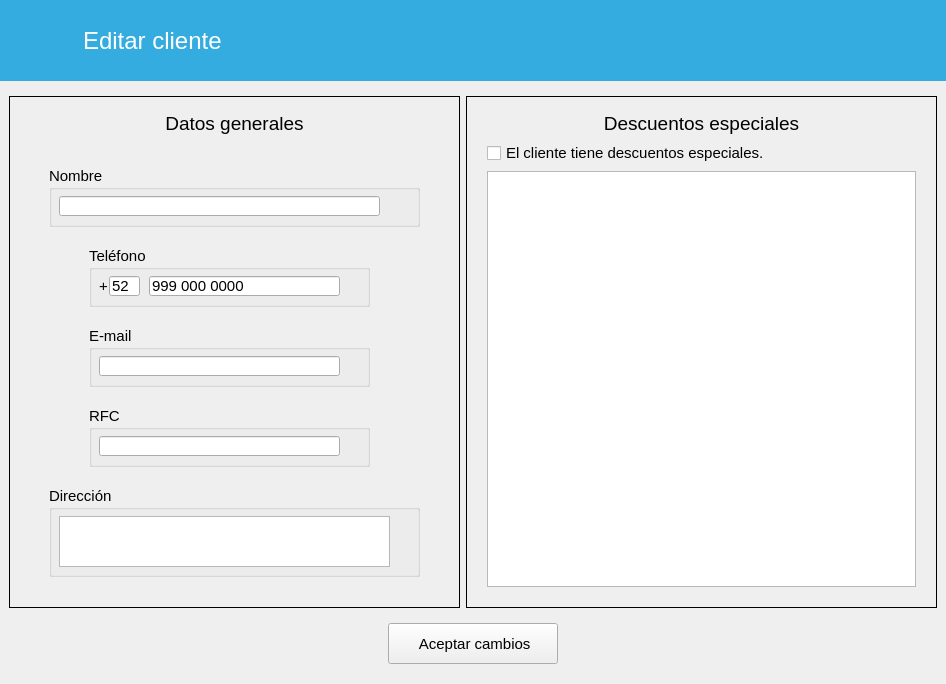
<?xml version="1.0" encoding="UTF-8"?>
<ui version="4.0">
 <class>EditarCliente</class>
 <widget class="QWidget" name="EditarCliente">
  <property name="geometry">
   <rect>
    <x>0</x>
    <y>0</y>
    <width>946</width>
    <height>684</height>
   </rect>
  </property>
  <property name="windowTitle">
   <string>Form</string>
  </property>
  <layout class="QVBoxLayout" name="verticalLayout_3">
   <property name="leftMargin">
    <number>0</number>
   </property>
   <property name="topMargin">
    <number>0</number>
   </property>
   <property name="rightMargin">
    <number>0</number>
   </property>
   <item>
    <widget class="QFrame" name="frame_4">
     <property name="font">
      <font>
       <family>Segoe UI</family>
      </font>
     </property>
     <property name="styleSheet">
      <string notr="true">QFrame { background-color: rgb(52, 172, 224); border: none}</string>
     </property>
     <property name="frameShape">
      <enum>QFrame::StyledPanel</enum>
     </property>
     <property name="frameShadow">
      <enum>QFrame::Raised</enum>
     </property>
     <layout class="QHBoxLayout" name="horizontalLayout">
      <item alignment="Qt::AlignLeft">
       <widget class="QFrame" name="frame_5">
        <property name="minimumSize">
         <size>
          <width>294</width>
          <height>63</height>
         </size>
        </property>
        <property name="maximumSize">
         <size>
          <width>294</width>
          <height>63</height>
         </size>
        </property>
        <property name="font">
         <font>
          <family>Segoe UI</family>
         </font>
        </property>
        <property name="styleSheet">
         <string notr="true">QFrame {border: none}</string>
        </property>
        <property name="frameShadow">
         <enum>QFrame::Raised</enum>
        </property>
        <layout class="QHBoxLayout" name="horizontalLayout_2">
         <item>
          <widget class="QPushButton" name="btRegresar">
           <property name="font">
            <font>
             <family>Segoe UI</family>
            </font>
           </property>
           <property name="cursor">
            <cursorShape>PointingHandCursor</cursorShape>
           </property>
           <property name="styleSheet">
            <string notr="true">QPushButton {
        background-color: transparent;
        border: none;
        padding: 0px;
    }
    QPushButton:hover {
        background-color: rgba(255, 255, 255, 0);
    }
    QPushButton:pressed {
        background-color: rgba(255, 255, 255, 0);
    }</string>
           </property>
           <property name="icon">
            <iconset resource="../resources.qrc">
             <normaloff>:/img/resources/images/leftarrow.png</normaloff>:/img/resources/images/leftarrow.png</iconset>
           </property>
           <property name="iconSize">
            <size>
             <width>40</width>
             <height>40</height>
            </size>
           </property>
           <property name="flat">
            <bool>true</bool>
           </property>
          </widget>
         </item>
         <item>
          <widget class="QLabel" name="lbTitulo">
           <property name="minimumSize">
            <size>
             <width>211</width>
             <height>41</height>
            </size>
           </property>
           <property name="font">
            <font>
             <family>Segoe UI</family>
             <pointsize>18</pointsize>
            </font>
           </property>
           <property name="styleSheet">
            <string notr="true">color: rgb(255, 255, 255);</string>
           </property>
           <property name="text">
            <string>Editar cliente</string>
           </property>
          </widget>
         </item>
        </layout>
       </widget>
      </item>
     </layout>
    </widget>
   </item>
   <item>
    <widget class="QFrame" name="frame">
     <property name="sizePolicy">
      <sizepolicy hsizetype="Preferred" vsizetype="Expanding">
       <horstretch>0</horstretch>
       <verstretch>0</verstretch>
      </sizepolicy>
     </property>
     <property name="font">
      <font>
       <family>Segoe UI</family>
      </font>
     </property>
     <layout class="QHBoxLayout" name="horizontalLayout_3">
      <property name="bottomMargin">
       <number>0</number>
      </property>
      <item>
       <widget class="QFrame" name="frame_2">
        <property name="sizePolicy">
         <sizepolicy hsizetype="Preferred" vsizetype="Expanding">
          <horstretch>0</horstretch>
          <verstretch>0</verstretch>
         </sizepolicy>
        </property>
        <property name="minimumSize">
         <size>
          <width>451</width>
          <height>469</height>
         </size>
        </property>
        <property name="font">
         <font>
          <family>Segoe UI</family>
         </font>
        </property>
        <property name="frameShape">
         <enum>QFrame::Box</enum>
        </property>
        <property name="frameShadow">
         <enum>QFrame::Plain</enum>
        </property>
        <property name="lineWidth">
         <number>1</number>
        </property>
        <widget class="QLabel" name="label_3">
         <property name="geometry">
          <rect>
           <x>10</x>
           <y>12</y>
           <width>431</width>
           <height>30</height>
          </rect>
         </property>
         <property name="font">
          <font>
           <family>Segoe UI</family>
           <pointsize>14</pointsize>
          </font>
         </property>
         <property name="text">
          <string>Datos generales</string>
         </property>
         <property name="alignment">
          <set>Qt::AlignCenter</set>
         </property>
        </widget>
        <widget class="QGroupBox" name="groupBox_2">
         <property name="geometry">
          <rect>
           <x>80</x>
           <y>150</y>
           <width>281</width>
           <height>61</height>
          </rect>
         </property>
         <property name="font">
          <font>
           <family>Segoe UI</family>
           <pointsize>11</pointsize>
          </font>
         </property>
         <property name="title">
          <string>Teléfono</string>
         </property>
         <widget class="QLineEdit" name="txtCelular">
          <property name="geometry">
           <rect>
            <x>60</x>
            <y>30</y>
            <width>191</width>
            <height>20</height>
           </rect>
          </property>
          <property name="font">
           <font>
            <family>Segoe UI</family>
            <pointsize>11</pointsize>
           </font>
          </property>
          <property name="inputMask">
           <string>999 999 9999;0</string>
          </property>
          <property name="text">
           <string>999  </string>
          </property>
         </widget>
         <widget class="QLabel" name="label_4">
          <property name="geometry">
           <rect>
            <x>10</x>
            <y>30</y>
            <width>30</width>
            <height>20</height>
           </rect>
          </property>
          <property name="font">
           <font>
            <family>Segoe UI</family>
            <pointsize>11</pointsize>
           </font>
          </property>
          <property name="text">
           <string>+</string>
          </property>
         </widget>
         <widget class="QLineEdit" name="txtLada">
          <property name="geometry">
           <rect>
            <x>20</x>
            <y>30</y>
            <width>31</width>
            <height>20</height>
           </rect>
          </property>
          <property name="font">
           <font>
            <family>Segoe UI</family>
            <pointsize>11</pointsize>
           </font>
          </property>
          <property name="text">
           <string>52</string>
          </property>
          <property name="maxLength">
           <number>3</number>
          </property>
         </widget>
        </widget>
        <widget class="QGroupBox" name="groupBox">
         <property name="geometry">
          <rect>
           <x>40</x>
           <y>70</y>
           <width>371</width>
           <height>61</height>
          </rect>
         </property>
         <property name="font">
          <font>
           <family>Segoe UI</family>
           <pointsize>11</pointsize>
          </font>
         </property>
         <property name="title">
          <string>Nombre</string>
         </property>
         <widget class="QLineEdit" name="txtNombre">
          <property name="geometry">
           <rect>
            <x>10</x>
            <y>30</y>
            <width>321</width>
            <height>20</height>
           </rect>
          </property>
          <property name="font">
           <font>
            <family>Segoe UI</family>
            <pointsize>11</pointsize>
           </font>
          </property>
          <property name="text">
           <string/>
          </property>
         </widget>
        </widget>
        <widget class="QGroupBox" name="groupBox_5">
         <property name="geometry">
          <rect>
           <x>80</x>
           <y>230</y>
           <width>281</width>
           <height>61</height>
          </rect>
         </property>
         <property name="font">
          <font>
           <family>Segoe UI</family>
           <pointsize>11</pointsize>
          </font>
         </property>
         <property name="title">
          <string>E-mail</string>
         </property>
         <widget class="QLineEdit" name="txtCorreo">
          <property name="geometry">
           <rect>
            <x>10</x>
            <y>30</y>
            <width>241</width>
            <height>20</height>
           </rect>
          </property>
          <property name="font">
           <font>
            <family>Segoe UI</family>
            <pointsize>11</pointsize>
           </font>
          </property>
          <property name="text">
           <string/>
          </property>
         </widget>
        </widget>
        <widget class="QGroupBox" name="groupBox_7">
         <property name="geometry">
          <rect>
           <x>80</x>
           <y>310</y>
           <width>281</width>
           <height>61</height>
          </rect>
         </property>
         <property name="font">
          <font>
           <family>Segoe UI</family>
           <pointsize>11</pointsize>
          </font>
         </property>
         <property name="title">
          <string>RFC</string>
         </property>
         <widget class="QLineEdit" name="txtRFC">
          <property name="geometry">
           <rect>
            <x>10</x>
            <y>30</y>
            <width>241</width>
            <height>20</height>
           </rect>
          </property>
          <property name="font">
           <font>
            <family>Segoe UI</family>
            <pointsize>11</pointsize>
           </font>
          </property>
          <property name="maxLength">
           <number>13</number>
          </property>
         </widget>
        </widget>
        <widget class="QGroupBox" name="groupBox_6">
         <property name="geometry">
          <rect>
           <x>40</x>
           <y>390</y>
           <width>371</width>
           <height>91</height>
          </rect>
         </property>
         <property name="font">
          <font>
           <family>Segoe UI</family>
           <pointsize>11</pointsize>
          </font>
         </property>
         <property name="title">
          <string>Dirección</string>
         </property>
         <widget class="QPlainTextEdit" name="txtDireccion">
          <property name="geometry">
           <rect>
            <x>10</x>
            <y>30</y>
            <width>331</width>
            <height>51</height>
           </rect>
          </property>
          <property name="font">
           <font>
            <family>Segoe UI</family>
            <pointsize>11</pointsize>
           </font>
          </property>
         </widget>
        </widget>
       </widget>
      </item>
      <item>
       <widget class="QFrame" name="frame_6">
        <property name="enabled">
         <bool>true</bool>
        </property>
        <property name="font">
         <font>
          <family>Segoe UI</family>
         </font>
        </property>
        <property name="frameShape">
         <enum>QFrame::Box</enum>
        </property>
        <property name="frameShadow">
         <enum>QFrame::Plain</enum>
        </property>
        <property name="lineWidth">
         <number>1</number>
        </property>
        <layout class="QVBoxLayout" name="verticalLayout_2">
         <property name="leftMargin">
          <number>20</number>
         </property>
         <property name="topMargin">
          <number>15</number>
         </property>
         <property name="rightMargin">
          <number>20</number>
         </property>
         <property name="bottomMargin">
          <number>20</number>
         </property>
         <item>
          <widget class="QLabel" name="label_2">
           <property name="font">
            <font>
             <family>Segoe UI</family>
             <pointsize>14</pointsize>
            </font>
           </property>
           <property name="text">
            <string>Descuentos especiales</string>
           </property>
           <property name="alignment">
            <set>Qt::AlignCenter</set>
           </property>
          </widget>
         </item>
         <item>
          <widget class="QCheckBox" name="checkDescuentos">
           <property name="enabled">
            <bool>true</bool>
           </property>
           <property name="font">
            <font>
             <family>Segoe UI</family>
             <pointsize>11</pointsize>
            </font>
           </property>
           <property name="text">
            <string>El cliente tiene descuentos especiales.</string>
           </property>
          </widget>
         </item>
         <item>
          <widget class="QPlainTextEdit" name="txtDescuentos">
           <property name="font">
            <font>
             <family>Segoe UI</family>
             <pointsize>11</pointsize>
            </font>
           </property>
          </widget>
         </item>
        </layout>
       </widget>
      </item>
     </layout>
    </widget>
   </item>
   <item>
    <widget class="QFrame" name="frame_3">
     <property name="font">
      <font>
       <family>Segoe UI</family>
      </font>
     </property>
     <layout class="QVBoxLayout" name="verticalLayout">
      <item alignment="Qt::AlignHCenter">
       <widget class="QPushButton" name="btRegistrar">
        <property name="minimumSize">
         <size>
          <width>170</width>
          <height>41</height>
         </size>
        </property>
        <property name="font">
         <font>
          <family>Segoe UI</family>
          <pointsize>11</pointsize>
         </font>
        </property>
        <property name="text">
         <string notr="true"> Aceptar cambios</string>
        </property>
        <property name="icon">
         <iconset resource="../resources.qrc">
          <normaloff>:/img/resources/images/edit.png</normaloff>:/img/resources/images/edit.png</iconset>
        </property>
       </widget>
      </item>
     </layout>
    </widget>
   </item>
  </layout>
 </widget>
 <resources>
  <include location="../resources.qrc"/>
 </resources>
 <connections/>
</ui>
